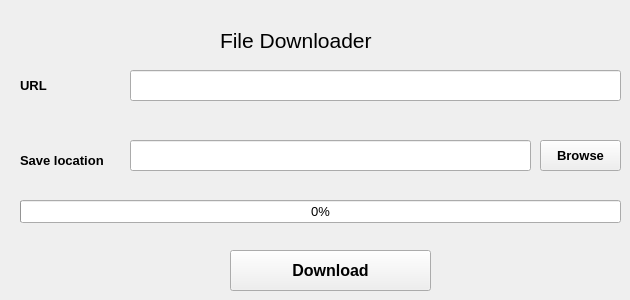
    <widget class="QWidget" name="tab">
     <attribute name="title">
      <string>File Downloader</string>
     </attribute>
     <widget class="QProgressBar" name="progressBar">
      <property name="geometry">
       <rect>
        <x>20</x>
        <y>200</y>
        <width>601</width>
        <height>23</height>
       </rect>
      </property>
      <property name="font">
       <font>
        <family>Arial</family>
        <pointsize>10</pointsize>
       </font>
      </property>
      <property name="value">
       <number>0</number>
      </property>
     </widget>
     <widget class="QPushButton" name="pushButton">
      <property name="geometry">
       <rect>
        <x>230</x>
        <y>250</y>
        <width>201</width>
        <height>41</height>
       </rect>
      </property>
      <property name="font">
       <font>
        <family>Arial</family>
        <pointsize>12</pointsize>
        <weight>75</weight>
        <bold>true</bold>
        <underline>false</underline>
        <strikeout>false</strikeout>
       </font>
      </property>
      <property name="styleSheet">
       <string notr="true"/>
      </property>
      <property name="text">
       <string>Download</string>
      </property>
     </widget>
     <widget class="QLabel" name="label_6">
      <property name="geometry">
       <rect>
        <x>220</x>
        <y>10</y>
        <width>271</width>
        <height>60</height>
       </rect>
      </property>
      <property name="font">
       <font>
        <family>Arial</family>
        <pointsize>16</pointsize>
       </font>
      </property>
      <property name="text">
       <string>File Downloader</string>
      </property>
     </widget>
     <widget class="QLabel" name="label">
      <property name="geometry">
       <rect>
        <x>20</x>
        <y>70</y>
        <width>41</width>
        <height>31</height>
       </rect>
      </property>
      <property name="font">
       <font>
        <family>Arial</family>
        <pointsize>10</pointsize>
        <weight>75</weight>
        <bold>true</bold>
       </font>
      </property>
      <property name="text">
       <string>URL</string>
      </property>
     </widget>
     <widget class="QLineEdit" name="lineEdit">
      <property name="geometry">
       <rect>
        <x>130</x>
        <y>70</y>
        <width>491</width>
        <height>31</height>
       </rect>
      </property>
      <property name="font">
       <font>
        <family>Arial</family>
        <pointsize>10</pointsize>
        <weight>75</weight>
        <bold>true</bold>
       </font>
      </property>
      <property name="toolTip">
       <string>&lt;html&gt;&lt;head/&gt;&lt;body&gt;&lt;p&gt;ex https://www.youtube.com/example&lt;/p&gt;&lt;/body&gt;&lt;/html&gt;</string>
      </property>
     </widget>
     <widget class="QLabel" name="label_2">
      <property name="geometry">
       <rect>
        <x>20</x>
        <y>150</y>
        <width>101</width>
        <height>20</height>
       </rect>
      </property>
      <property name="font">
       <font>
        <family>Arial</family>
        <pointsize>10</pointsize>
        <weight>75</weight>
        <bold>true</bold>
       </font>
      </property>
      <property name="text">
       <string>Save location</string>
      </property>
     </widget>
     <widget class="QPushButton" name="pushButton_2">
      <property name="geometry">
       <rect>
        <x>540</x>
        <y>140</y>
        <width>81</width>
        <height>31</height>
       </rect>
      </property>
      <property name="font">
       <font>
        <family>Arial</family>
        <pointsize>10</pointsize>
        <weight>75</weight>
        <bold>true</bold>
       </font>
      </property>
      <property name="text">
       <string>Browse</string>
      </property>
     </widget>
     <widget class="QLineEdit" name="lineEdit_2">
      <property name="geometry">
       <rect>
        <x>130</x>
        <y>140</y>
        <width>401</width>
        <height>31</height>
       </rect>
      </property>
      <property name="font">
       <font>
        <family>Arial</family>
        <pointsize>10</pointsize>
        <weight>75</weight>
        <bold>true</bold>
       </font>
      </property>
     </widget>
    </widget>
